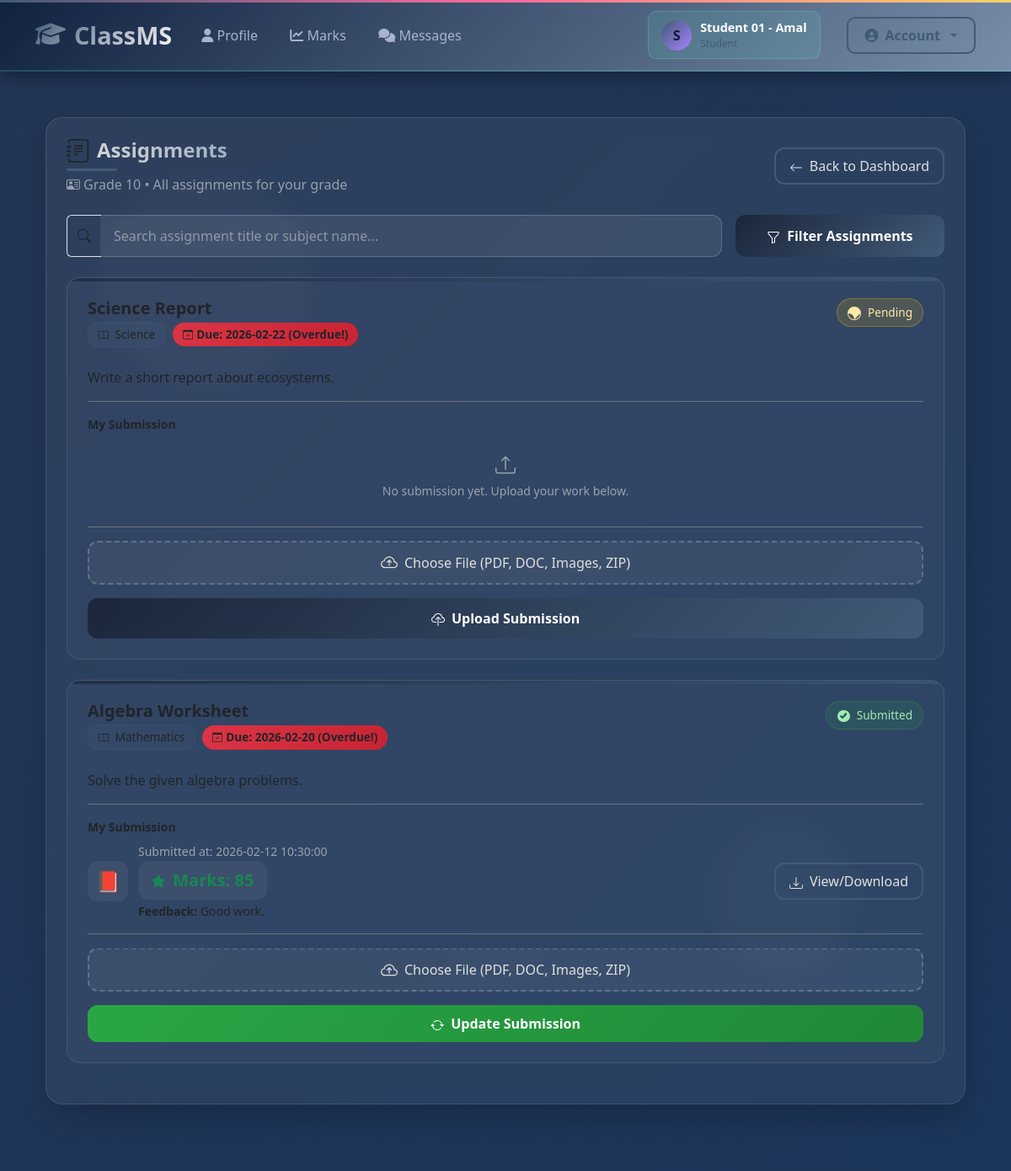
The app's page /student/assignments.php (signed in) with its own data.
### tables this page shows
CREATE TABLE `student_profiles` (
  `user_id` int(10) UNSIGNED NOT NULL,
  `grade` varchar(20) NOT NULL,
  `address` varchar(255) DEFAULT NULL,
  `guardian_name` varchar(120) DEFAULT NULL,
  `guardian_phone` varchar(30) DEFAULT NULL,
  `dob` date DEFAULT NULL
);

CREATE TABLE `assignments` (
  `id` int(10) UNSIGNED NOT NULL,
  `subject_id` int(10) UNSIGNED NOT NULL,
  `teacher_id` int(10) UNSIGNED NOT NULL,
  `title` varchar(200) NOT NULL,
  `description` text DEFAULT NULL,
  `due_date` date DEFAULT NULL,
  `created_at` timestamp NOT NULL DEFAULT current_timestamp()
);

CREATE TABLE `subjects` (
  `id` int(10) UNSIGNED NOT NULL,
  `name` varchar(120) NOT NULL,
  `grade` varchar(20) NOT NULL,
  `teacher_id` int(10) UNSIGNED NOT NULL,
  `status` enum('pending','approved','rejected') NOT NULL DEFAULT 'approved',
  `created_at` timestamp NOT NULL DEFAULT current_timestamp()
);

CREATE TABLE `submissions` (
  `assignment_id` int(10) UNSIGNED NOT NULL,
  `student_id` int(10) UNSIGNED NOT NULL,
  `file_path` varchar(255) NOT NULL,
  `submitted_at` datetime NOT NULL DEFAULT current_timestamp(),
  `marks` int(11) DEFAULT NULL,
  `feedback` text DEFAULT NULL,
  `seen_by_student` tinyint(1) NOT NULL DEFAULT 0
);

### includes/auth.php (called while the page is built, shortened)
<?php
require_once __DIR__ . "/functions.php";
function current_user(){
  return $_SESSION['user'] ?? null;
}

### includes/functions.php (called while the page is built, shortened)
<?php
function e($s){ return htmlspecialchars($s ?? "", ENT_QUOTES, "UTF-8"); }

### student/assignments.php (the view, shortened to what this page needs)
<?php
require_once __DIR__ . "/../includes/auth.php";
$uid = (int) current_user()['id'];
$g = $conn->prepare("SELECT grade FROM student_profiles WHERE user_id=? LIMIT 1");
$g->bind_param("i",$uid);
$g->execute();
$rawGrade = (string)($g->get_result()->fetch_assoc()['grade'] ?? '');
$grade = "";
if (preg_match('/(6|7|8|9|10|11|12)/', $rawGrade, $m)) {
  $grade = $m[1];
}
$q = trim($_GET['q'] ?? '');
$sql = "
  SELECT
    a.id, a.title, a.description, a.due_date,
    s.name subject_name, s.grade,
    sub.file_path submitted_file, sub.marks, sub.feedback, sub.submitted_at
  FROM assignments a
  JOIN subjects s ON s.id=a.subject_id
  LEFT JOIN submissions sub
    ON sub.assignment_id=a.id AND sub.student_id=?
  WHERE s.grade=? AND s.status='approved'
";
$params = [$uid, $grade];
$types  = "ii";
$sql .= " ORDER BY a.due_date DESC, a.id DESC";
$list = $conn->prepare($sql);
$list->bind_param($types, ...$params);
$list->execute();
$res = $list->get_result();
require_once __DIR__ . "/../includes/header.php";
?>
<div class="animated-bg">
  <div class="bg-particle"></div>
  <div class="bg-particle"></div>
</div>
<div class="container py-4">
  <div class="card card-soft p-4">
    <div class="d-flex justify-content-between align-items-center mb-4">
      <div>
        <h4 class="fw-bold mb-1 d-flex align-items-center">
          Assignments
        </h4>
        <div class="text-muted d-flex align-items-center">
          Grade <?= e($grade) ?> • All assignments for your grade
        </div>
      </div>
      <a class="btn btn-outline-dark" href="/classms/student/dashboard.php">
        <svg xmlns="http://www.w3.org/2000/svg" width="16" height="16" fill="currentColor" class="bi bi-arrow-left me-1" viewBox="0 0 16 16">
          <path fill-rule="evenodd" d="M15 8a.5.5 0 0 0-.5-.5H2.707l3.147-3.146a.5.5 0 1 0-.708-.708l-4 4a.5.5 0 0 0 0 .708l4 4a.5.5 0 0 0 .708-.708L2.707 8.5H14.5A.5.5 0 0 0 15 8z"/>
        </svg>
        Back to Dashboard
      </a>
    </div>
    <form class="row g-3 mb-4" method="get">
      <div class="col-lg-9 col-md-8">
        <div class="input-group">
          <span class="input-group-text bg-transparent border-end-0">
          </span>
          <input class="form-control border-start-0" name="q" value="<?= e($q) ?>" placeholder="Search assignment title or subject name...">
        </div>
      </div>
      <div class="col-lg-3 col-md-4 d-grid">
        <button class="btn btn-dark">
          Filter Assignments
        </button>
      </div>
    </form>
    <?php while($a=$res->fetch_assoc()):
      $dueDate = new DateTime($a['due_date']);
      $today = new DateTime();
      $interval = $today->diff($dueDate);
      $daysUntilDue = $interval->days;
      $isOverdue = $today > $dueDate;
      $dueDateClass = 'normal';
      if($isOverdue) {
        $dueDateClass = 'urgent';
      } elseif($daysUntilDue <= 3) {
        $dueDateClass = 'warning';
      }
      $hasSubmission = !empty($a['submitted_file']);
      $isGraded = !empty($a['marks']);
    ?>
      <div class="assignment-card p-4 mb-4">
        <div class="d-flex justify-content-between align-items-start mb-3">
          <div>
            <h5 class="fw-bold mb-1"><?= e($a['title']) ?></h5>
            <div class="d-flex align-items-center gap-2 mb-2">
              <span class="subject-badge">
                <?= e($a['subject_name']) ?>
              </span>
              <span class="due-date <?= $dueDateClass ?>">
                Due: <?= e($a['due_date']) ?>
                <?= $isOverdue ? '(Overdue!)' : '' ?>
              </span>
            </div>
          </div>
          <div class="submission-status <?= $hasSubmission ? 'status-submitted' : 'status-pending' ?>">
            <span class="status-icon">
              <?php if($hasSubmission): ?>
                <svg xmlns="http://www.w3.org/2000/svg" width="16" height="16" fill="currentColor" class="bi bi-check-circle" viewBox="0 0 16 16">
                  <path d="M8 15A7 7 0 1 1 8 1a7 7 0 0 1 8 7 7 7 0 0 1-8 7zm3.707-9.293a1 1 0 0 0-1.414-1.414L7 8.586 5.707 7.293a1 1 0 0 0-1.414 1.414l2 2a1 1 0 0 0 1.414 0l4-4z"/>
                </svg>
              <?php else: ?>
                <svg xmlns="http://www.w3.org/2000/svg" width="16" height="16" fill="currentColor" class="bi bi-clock" viewBox="0 0 16 16">
                  <path d="M8 3.5a.5.5 0 0 0-1 0V9a.5.5 0 0 0 .252.434l3.5 2a.5.5 0 0 0 .496-.868L8 8.71V3.5z"/>
                  <path d="M8 16A8 8 0 1 0 8 0a8 8 0 0 0 0 16zm7-8A7 7 0 1 1 1 8a7 7 0 0 1 7 7z"/>
                </svg>
              <?php endif; ?>
            </span>
            <span><?= $hasSubmission ? 'Submitted' : 'Pending' ?></span>
          </div>
        </div>
        <div class="mb-3">
          <p class="mb-0"><?= nl2br(e($a['description'] ?? 'No description provided')) ?></p>
        </div>
        <div class="border-top border-bottom py-3 mb-3 border-secondary">
          <div class="small fw-bold mb-2">My Submission</div>
          <?php if($a['submitted_file']): ?>
            <div class="row align-items-center">
              <div class="col-md-8">
                <div class="d-flex align-items-center">
                  <div class="file-type-icon">
                    <?php
                    $ext = pathinfo($a['submitted_file'], PATHINFO_EXTENSION);
                    $icon = '📄';
                    if(in_array($ext, ['pdf'])) $icon = '📕';
                    elseif(in_array($ext, ['doc', 'docx'])) $icon = '📘';
                    elseif(in_array($ext, ['png', 'jpg', 'jpeg'])) $icon = '🖼️';
                    elseif(in_array($ext, ['zip'])) $icon = '🗜️';
                    echo $icon;
                    ?>
                  </div>
                  <div>
                    <div class="small text-muted">Submitted at: <?= e($a['submitted_at']) ?></div>
                    <?php if($isGraded): ?>
                      <div class="marks-display text-success">
                        Marks: <?= e($a['marks']) ?>
                      </div>
                      <?php if(!empty($a['feedback'])): ?>
                        <div class="small mt-1">
                          <span class="fw-semibold">Feedback:</span> <?= e($a['feedback']) ?>
                        </div>
                      <?php endif; ?>
                    <?php endif; ?>
                  </div>
                </div>
              </div>
              <div class="col-md-4 text-end">
                <a class="btn btn-outline-dark" target="_blank" href="<?= e($a['submitted_file']) ?>">
                  View/Download
                </a>
              </div>
            </div>
          <?php else: ?>
            <div class="text-center py-3">
              <div class="text-muted mb-2">
              </div>
              <p class="small text-muted mb-0">No submission yet. Upload your work below.</p>
            </div>
          <?php endif; ?>
        </div>
        <form method="post" enctype="multipart/form-data" class="mt-3">
          <div class="mb-3">
            <div class="custom-file-input">
              <label for="file_<?= $a['id'] ?>" class="file-label">
                Choose File (PDF, DOC, Images, ZIP)
              </label>
            </div>
          </div>
          <button name="submit_assignment" class="btn <?= $hasSubmission ? 'btn-success' : 'btn-dark' ?> w-100">
            <?php if($hasSubmission): ?>
              Update Submission
            <?php else: ?>
              Upload Submission
            <?php endif; ?>
          </button>
        </form>
      </div>
    <?php endwhile; ?>
  </div>
</div>
<?php require_once __DIR__ . "/../includes/footer.php"; ?>

### assets/css/style.css (style rules this page uses)
:root { --primary: #4f46e5; --primary-hover: #4338ca; --bg-main: #f8fafc; --surface: #ffffff; --text-dark: #0f172a; --text-muted: #64748b; --border: #e2e8f0; --radius: 0.5rem; --shadow: 0 1px 3px 0 rgb(0 0 0 / 0.1), 0 1px 2px -1px rgb(0 0 0 / 0.1); }
* { box-sizing: border-box; margin: 0; padding: 0; }
body { font-family: -apple-system, BlinkMacSystemFont, "Segoe UI", Roboto, Oxygen, Ubuntu, Cantarell, sans-serif; background-color: var(--bg-main); color: var(--text-dark); line-height: 1.5; }
.card { background: var(--surface); border: 1px solid var(--border); border-radius: var(--radius); padding: 1.5rem; box-shadow: var(--shadow); margin-bottom: 1.5rem; }
.btn { display: inline-flex; align-items: center; justify-content: center; padding: 0.5rem 1rem; font-weight: 500; border-radius: var(--radius); border: none; cursor: pointer; background-color: var(--primary); color: #fff; transition: background-color 0.2s; }

### includes/header.php (style rules this page uses)
:root { --dark-blue: #0a192f; --medium-blue: #112240; --light-blue: #233554; --accent-blue: #64ffda; --accent-pink: #ff6b9d; --accent-gold: #ffd166; --accent-purple: #a882ff; --accent-green: #4cd964; --accent-red: #ff4757; --text-white: #ffffff; --text-light: #e6f1ff; --text-muted: #a8b2d1; --card-shadow: 0 10px 30px -15px rgba(2, 12, 27, 0.7); }
body { background: linear-gradient(135deg, #0a192f 0%, #112240 50%, #233554 100%); color: var(--text-white); font-family: 'Segoe UI', Tahoma, Geneva, Verdana, sans-serif; min-height: 100vh; }

### records on screen
student_profiles: grade "10"
assignments: title "Science Report", subject.name "Science", due_date "2026-02-22", shows "(Overdue!)", shows "Pending", description "Write a short report about ecosystems.", shows "No submission yet. Upload your work below.", shows "Upload Submission"
assignments: title "Algebra Worksheet", subject.name "Mathematics", due_date "2026-02-20", shows "(Overdue!)", shows "Submitted", description "Solve the given algebra problems.", submissions.file_path "📕", submissions.submitted_at "2026-02-12 10:30:00", submissions.marks "85", submissions.feedback "Good work.", shows "Update Submission"

### other values on screen
substr(current_user()['full_name'], 0, 1) "S"
current_user()['full_name'] "Student 01 - Amal"
current_user()['role'] "Student"
